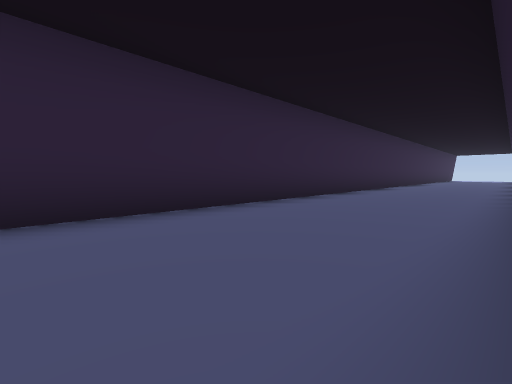
view 1 (above)

19 first-person views from a walk through a Godot game level. The camera is 1.3 m above the floor, tilts 4° down and sees 90° across. The floor is counted in squares, 2.4 m on a side. Each view is taken from the middle of a square. On the plan, view 1 faces up. The plan holds only what a view shows up to about 9 squares ahead; the rest is blank. The place goes on beyond the plan.

view 2
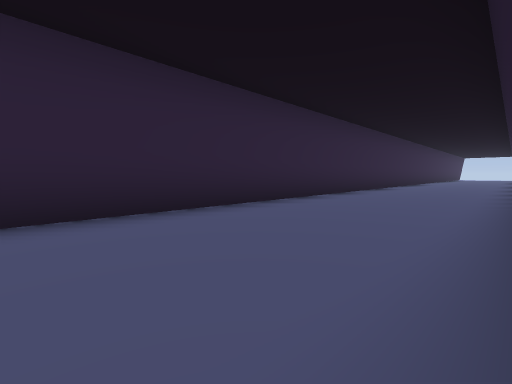

view 3
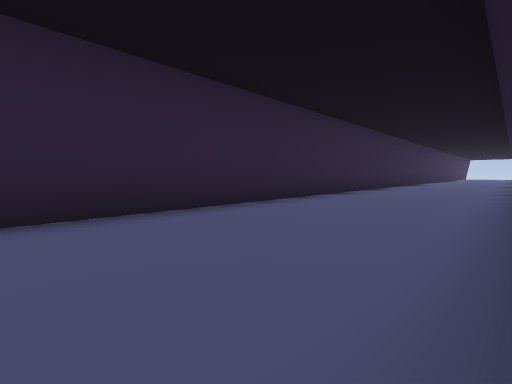

view 4
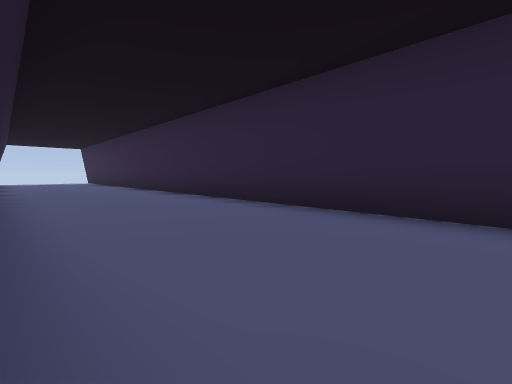

view 5
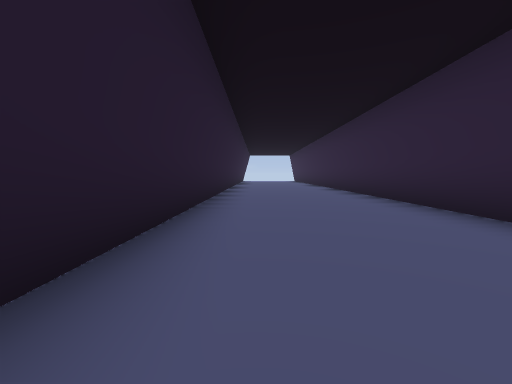

view 6
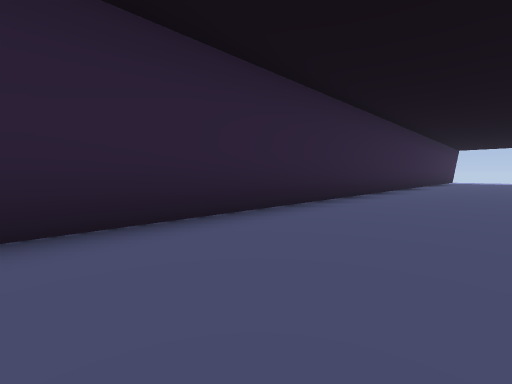

view 7
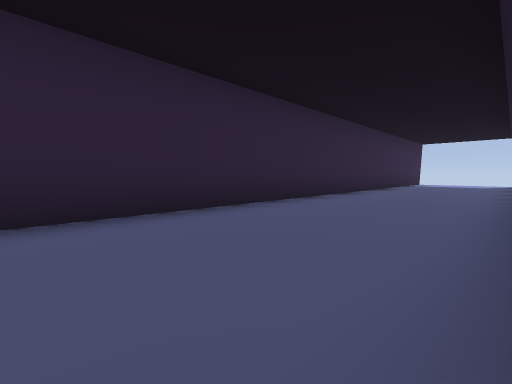

view 8
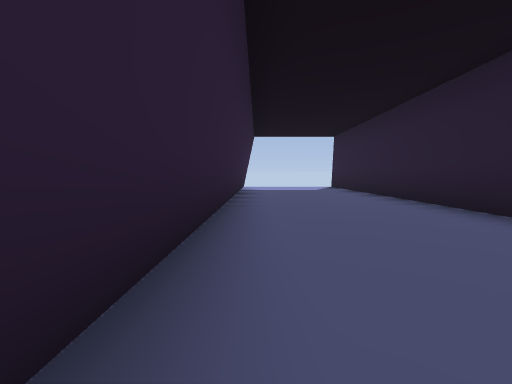

view 9
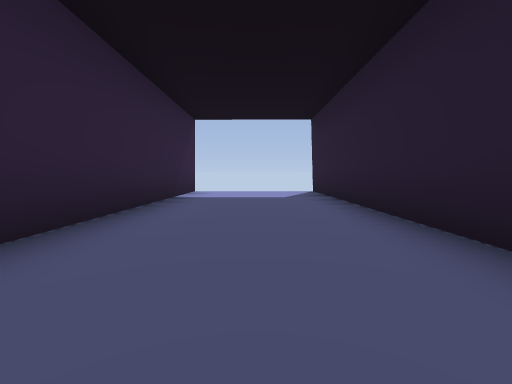

view 10
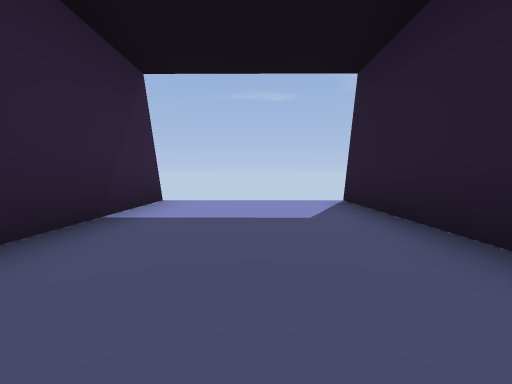

view 11
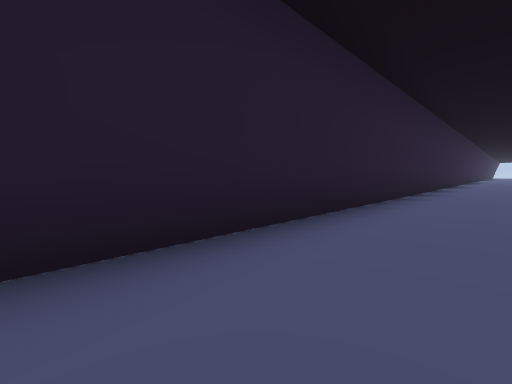

view 12
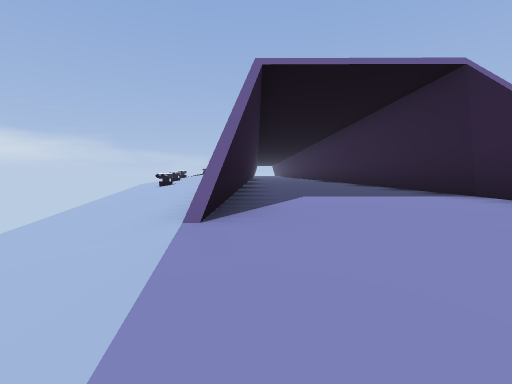

view 13
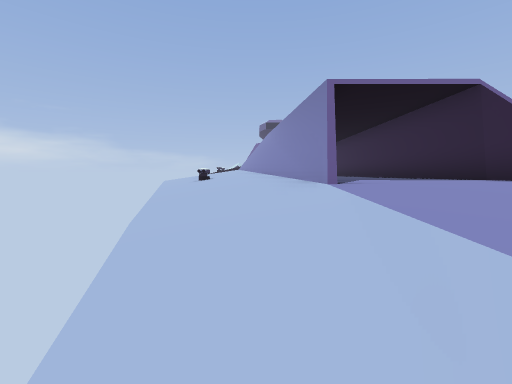

view 14
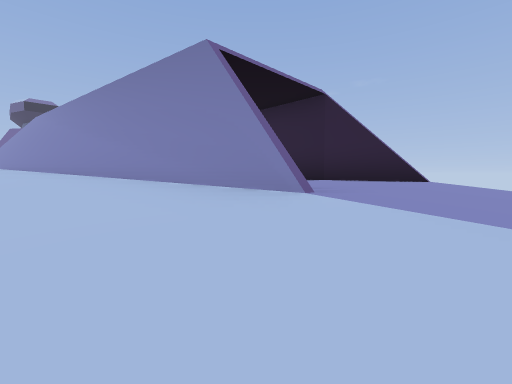

view 15
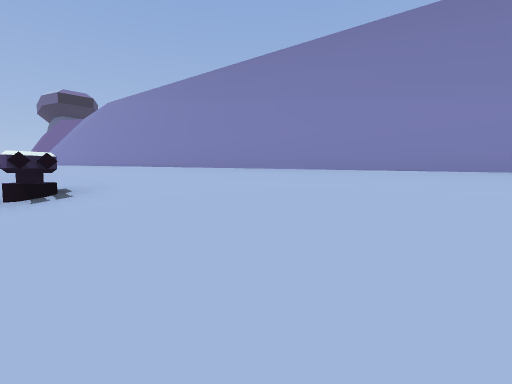

view 16
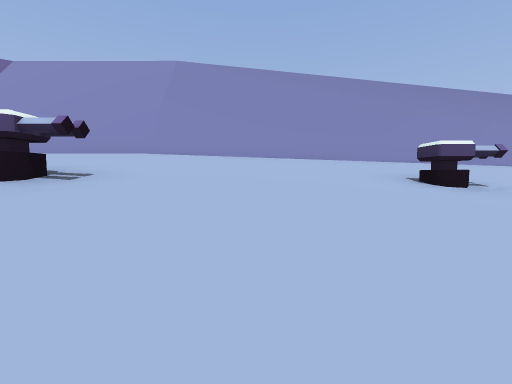

view 17
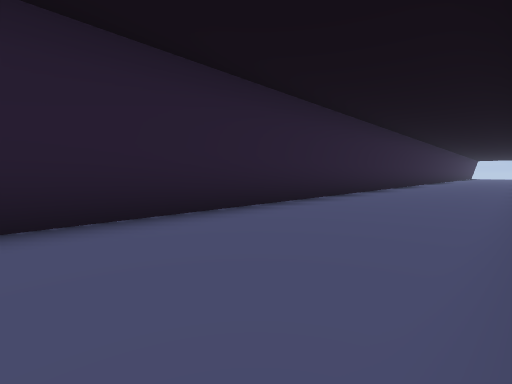

view 18
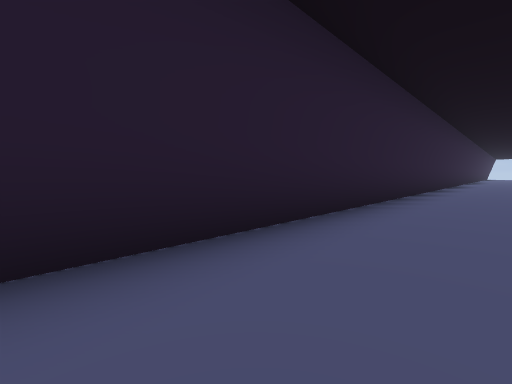

view 19
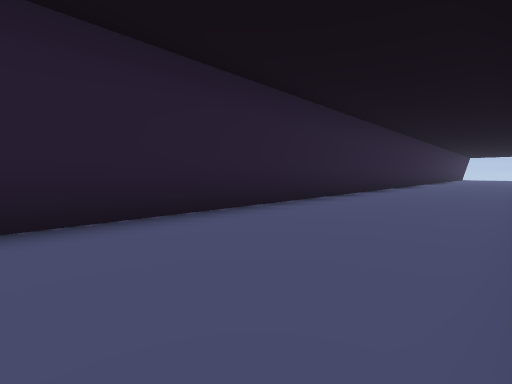

### Floor plan
Key: @ floor where view 1 was taken; # wall or solid block; . main floor; : floor 0.25 m higher than the main floor; - floor 0.25 m lower than the main floor; + floor 0.5 m higher than the main floor; _ floor 0.5 m lower than the main floor; * floor 0.75 m higher than the main floor; < floor 0.75 m lower than the main floor; % floor 1 m higher than the main floor; ( floor 1 m lower than the main floor; ! floor 1.25 m lower than the main floor; / step, stairs or slope; T turret.
Columns run from 11 left of view 1 to 21 right of it. Each row starts with its distance up from view 1.
 19                          ##..-_<(
 18                        ##.....-<
 17                       ##....#._(
 16                      ##....##-<
 15                     ##....##._(
 14                    ##....##._<
 13                   ##.....#/-<(
 12                  ##.....##._<
 11                 ##.....##:-<(
 10                ##.....##:._<!
  9               ##.....##/.-<
  8              ##.....##/:.T
  7             ##.....###+.-
  6            ##.....###+:.
  5           ##.....###*+.-
  4          ##.....###/+:T_
  3         ##.....####*+.-<
  2        ##.....####%+:._<
  1       ##.....####%*+.-<(
  0      ##....@##     T._<!
 -1     ##.....##
 -2    ##.....##
 -3   ##.....##
 -4  ##.....##
 -5 ##.....##
 -6 #.....##

Positions as (right, up) in squares from view 1, and headings:
1: (0, 0), facing up
2: (-3, -3), facing up
3: (-6, -6), facing up
4: (-4, -4), facing left
5: (-3, -2), facing down-left
6: (3, 4), facing up
7: (7, 7), facing up
8: (8, 12), facing up-right
9: (11, 13), facing up-right
10: (13, 15), facing up-right
11: (13, 15), facing down
12: (19, 19), facing down-left
13: (21, 19), facing down-left
14: (20, 17), facing left
15: (17, 11), facing left
16: (12, 0), facing up-left
17: (7, 11), facing down
18: (6, 8), facing down
19: (2, 6), facing down
